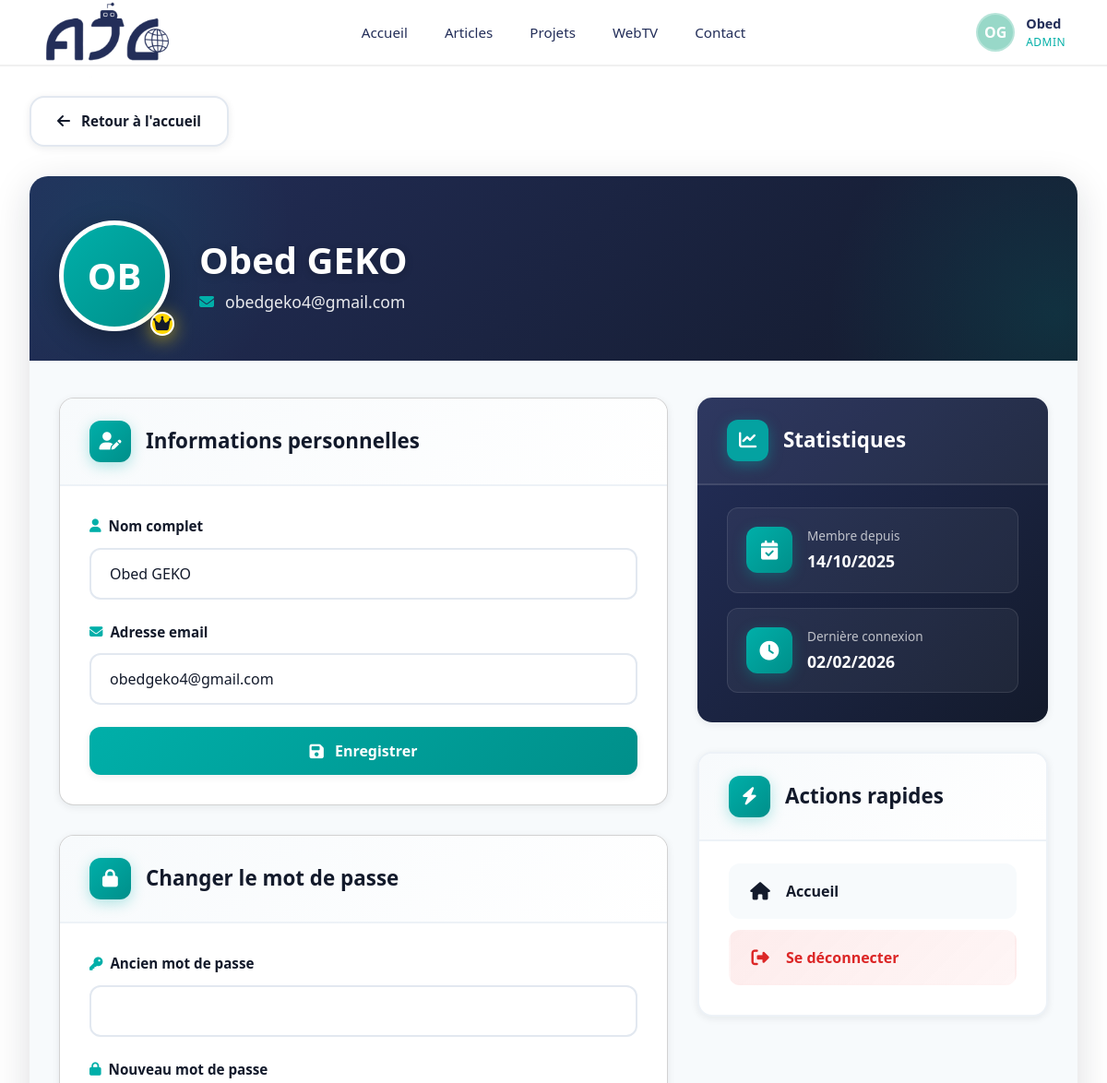
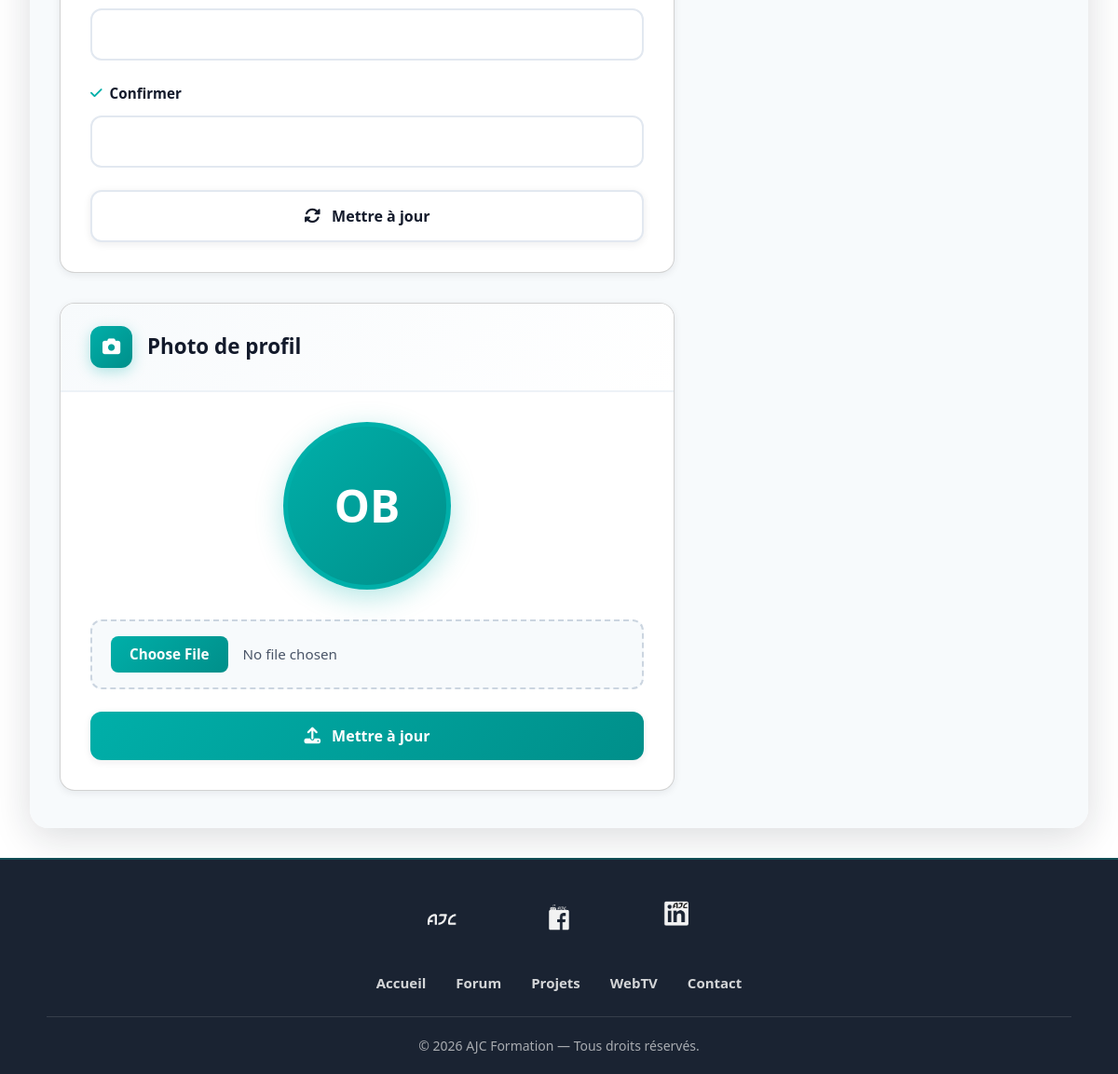
Page /public/index.php?page=profil (signed in) on the committed database (2 pictures, top to bottom).
### tables this page shows
CREATE TABLE IF NOT EXISTS `connexion` (
  `id` int NOT NULL AUTO_INCREMENT,
  `nom` varchar(100) NOT NULL,
  `email` varchar(150) NOT NULL,
  `photo` varchar(255) DEFAULT NULL,
  `mot_de_passe` varchar(255) NOT NULL,
  `role` varchar(50) DEFAULT 'Utilisateur',
  `date_creation` timestamp NULL DEFAULT CURRENT_TIMESTAMP,
  PRIMARY KEY (`id`),
  UNIQUE KEY `email` (`email`)
);

### app/contrôleurs/ProfilControleur.php (called while the page is built, shortened)
<?php
require_once __DIR__ . '/../config/database.php';
class ProfilControleur
{
    private PDO $db;
    public function __construct()
    {
        $this->db = (new Database())->getConnection();
    }
    private function getUserById(int $id): ?array
    {
        $stmt = $this->db->prepare("SELECT id, nom, email, role, photo, date_creation, mot_de_passe FROM connexion WHERE id = ?");
        $stmt->execute([$id]);
        $u = $stmt->fetch(PDO::FETCH_ASSOC);
        return $u ?: null;
    }
    public function index(): void
    {
        $id = (int) $_SESSION['utilisateur_id'];
        $user = $this->getUserById($id);
        include __DIR__ . '/../vues/profil/profil.php';
    }
}

### app/config/database.php (called while the page is built, shortened)
<?php
class Database {
    private $host = '127.0.0.1:3306';
    private $db_name = 'fablab';
    private $username = 'root';
    private $password = '';
    private $charset = 'utf8mb4';
    private $conn;
    public function getConnection() {
        if ($this->conn == null) {
            try {
                $dsn = "mysql:host={$this->host};dbname={$this->db_name};charset={$this->charset}";
                $this->conn = new PDO($dsn, $this->username, $this->password);
                $this->conn->setAttribute(PDO::ATTR_ERRMODE, PDO::ERRMODE_EXCEPTION);
                $this->conn->setAttribute(PDO::ATTR_DEFAULT_FETCH_MODE, PDO::FETCH_ASSOC);
            } catch(PDOException $e) {
                die("Erreur de connexion à la base de données : " . $e->getMessage());
            }
        }
        return $this->conn;
    }
}
?>

### app/vues/profil/profil.php (the view, shortened to what this page needs)
<?php include __DIR__ . '/../parties/header.php'; ?>
<link rel="stylesheet" href="<?= $GLOBALS['baseUrl'] ?>css/profil.css">
<div class="container">
    <a href="?page=accueil" class="back-btn">
        <i class="fas fa-arrow-left"></i>
        <span>Retour à l'accueil</span>
    </a>
    <div class="profile-wrapper">
        <div class="profile-header">
            <div class="header-background"></div>
            <div class="header-content">
                <div class="profile-avatar-large">
                    <?php
                    $path = __DIR__ . '/../../../public/uploads/profils/' . $user['photo'];
                    if (!empty($user['photo']) && file_exists($path)): ?>
                        <img id="photoPreviewHeader" src="<?= $GLOBALS['baseUrl'] ?>uploads/profils/<?= htmlspecialchars($user['photo']); ?>" alt="Photo de profil">
                    <?php else:
                        $initiales = strtoupper(substr($user['nom'], 0, 2));
                    ?>
                        <div class="avatar-placeholder" id="photoPreviewHeader"><?= htmlspecialchars($initiales) ?></div>
                    <?php endif; ?>
                    <?php if (isset($user['role']) && strtolower($user['role']) === 'admin'): ?>
                        <div class="avatar-badge" title="Administrateur">
                            <i class="fas fa-crown"></i>
                        </div>
                    <?php endif; ?>
                </div>
                <div class="header-info">
                    <h1 class="profile-name"><?= htmlspecialchars($user['nom']); ?></h1>
                    <p class="profile-email">
                        <i class="fas fa-envelope"></i> <?= htmlspecialchars($user['email']); ?>
                    </p>
                </div>
            </div>
        </div>
        <div class="profile-content">
            <div class="content-grid">
                <div class="main-column">
                    <div class="card card-form">
                        <div class="card-header">
                            <div class="card-icon"><i class="fas fa-user-edit"></i></div>
                            <h2>Informations personnelles</h2>
                        </div>
                        <form method="POST" action="?page=profil" class="form-ajax">
                            <div class="form-group">
                                <label for="nom"><i class="fas fa-user"></i> Nom complet</label>
                                <input type="text" name="nom" id="nom" class="form-control" value="<?= htmlspecialchars($user['nom']); ?>" required>
                            </div>
                            <div class="form-group">
                                <label for="email"><i class="fas fa-envelope"></i> Adresse email</label>
                                <input type="email" name="email" id="email" class="form-control" value="<?= htmlspecialchars($user['email']); ?>" required>
                            </div>
                            <button type="submit" class="btn btn-primary">
                                <i class="fas fa-save"></i> Enregistrer
                            </button>
                        </form>
                    </div>
                    <div class="card card-password">
                        <div class="card-header">
                            <div class="card-icon"><i class="fas fa-lock"></i></div>
                            <h2>Changer le mot de passe</h2>
                        </div>
                        <form method="POST" action="?page=profil" class="form-ajax">
                            <div class="form-group">
                                <label for="old_password"><i class="fas fa-key"></i> Ancien mot de passe</label>
                                <input type="password" name="old_password" id="old_password" class="form-control" required>
                            </div>
                            <div class="form-group">
                                <label for="new_password"><i class="fas fa-lock"></i> Nouveau mot de passe</label>
                                <input type="password" name="new_password" id="new_password" class="form-control" required>
                            </div>
                            <div class="form-group">
                                <label for="confirm_password"><i class="fas fa-check"></i> Confirmer</label>
                                <input type="password" name="confirm_password" id="confirm_password" class="form-control" required>
                            </div>
                            <button type="submit" class="btn btn-secondary">
                                <i class="fas fa-sync-alt"></i> Mettre à jour
                            </button>
                        </form>
                    </div>
                    <div class="card">
                        <div class="card-header">
                            <div class="card-icon"><i class="fas fa-camera"></i></div>
                            <h2>Photo de profil</h2>
                        </div>
                        <div class="card-body">
                            <div class="photo-preview">
                                <?php if (!empty($user['photo']) && file_exists($path)): ?>
                                    <img id="photoPreview" src="<?= $GLOBALS['baseUrl'] ?>uploads/profils/<?= htmlspecialchars($user['photo']); ?>" alt="Photo de profil">
                                <?php else: ?>
                                    <div class="avatar-placeholder" id="photoPreview"><?= htmlspecialchars($initiales) ?></div>
                                <?php endif; ?>
                            </div>
                            <form method="POST" enctype="multipart/form-data" action="?page=profil" class="form-ajax">
                                <input type="file" name="photo" id="photo" accept="image/*" required>
                                <button type="submit" class="btn btn-primary">
                                    <i class="fas fa-upload"></i> Mettre à jour
                                </button>
                            </form>
                        </div>
                    </div>
                </div>
                <div class="sidebar-column">
                    <div class="card card-stats">
                        <div class="card-header">
                            <div class="card-icon"><i class="fas fa-chart-line"></i></div>
                            <h3>Statistiques</h3>
                        </div>
                        <div class="stats-grid">
                            <div class="stat-item">
                                <div class="stat-icon"><i class="fas fa-calendar-check"></i></div>
                                <div class="stat-info">
                                    <span class="stat-label">Membre depuis</span>
                                    <span class="stat-value"><?= !empty($user['date_creation']) ? date('d/m/Y', strtotime($user['date_creation'])) : 'Non renseignée'; ?></span>
                                </div>
                            </div>
                            <div class="stat-item">
                                <div class="stat-icon"><i class="fas fa-clock"></i></div>
                                <div class="stat-info">
                                    <span class="stat-label">Dernière connexion</span>
                                    <span class="stat-value"><?= date('d/m/Y'); ?></span>
                                </div>
                            </div>
                        </div>
                    </div>
                    <div class="card card-actions">
                        <div class="card-header">
                            <div class="card-icon"><i class="fas fa-bolt"></i></div>
                            <h3>Actions rapides</h3>
                        </div>
                        <div class="quick-actions">
                            <a href="?page=accueil" class="action-link">
                                <i class="fas fa-home"></i> Accueil
                            </a>
                            <a href="?page=logout" class="action-link action-logout">
                                <i class="fas fa-sign-out-alt"></i> Se déconnecter
                            </a>
                        </div>
                    </div>
                </div>
            </div>
        </div>
    </div>
</div>
<?php include __DIR__ . '/../parties/footer.php'; ?>

### public/css/header.css (style rules this page uses)
* { box-sizing: border-box; }

### app/vues/profil/profil.php (style rules this page uses)
.avatar-badge { position: absolute; bottom: -5px; right: -5px; background: #FFD700; color: #111; border-radius: 50%; width: 26px; height: 26px; display: flex; justify-content: center; align-items: center; border: 2px solid white; font-size: 0.9rem; }

### rows in the picture
connexion: nom "OB", nom "Obed GEKO", email "obedgeko4@gmail.com", date_creation "14/10/2025"

### other values in the picture
$initiales "OG"
explode(' ', $nomUtilisateur)[0] "Obed"
$roleUtilisateur "ADMIN"
